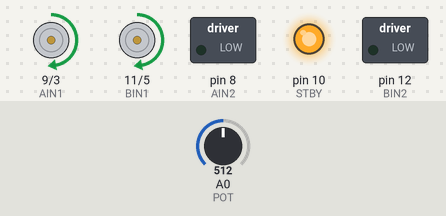
A sketch run on a simulated Arduino Uno, built with avr-gcc and run on an emulated ATmega328P. Shown: direction and speed pins drawn as motors (green arrow = direction pin HIGH = forward, orange = LOW = backward, longer = more drive, stopped while the standby pin is LOW), switched loads named in the sketch (green lamp = pin HIGH), output pins drawn as LEDs (lit = HIGH). The inputs (shaded band) are chosen by the test bench; at power-on: A0 (POT) = 512.

Above: at 1.2 s.
1.3 s: A0 (POT) set to 716
At 1.6 s:
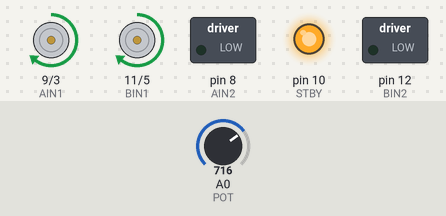
2.8 s: A0 (POT) set to 900
At 4.0 s:
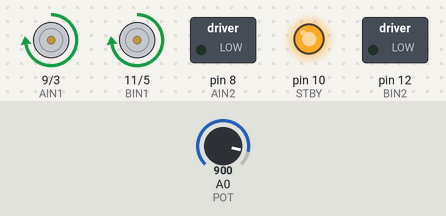
4.3 s: A0 (POT) set to 122
At 5.5 s:
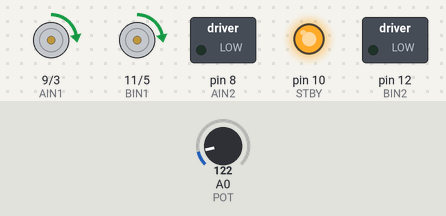
5.8 s: A0 (POT) set to 0
At 6.9 s:
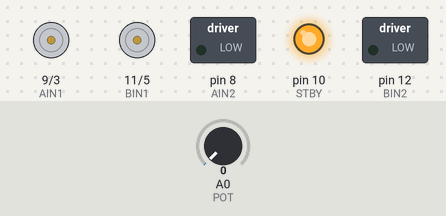
7.3 s: A0 (POT) set to 511
At 8.3 s:
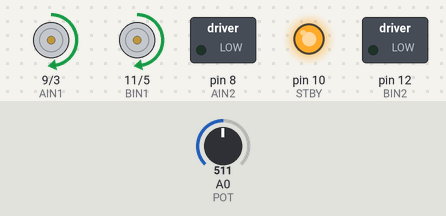
Timing chart, 0 to 9.8 s (numbered marks = the images above; inputs shaded):
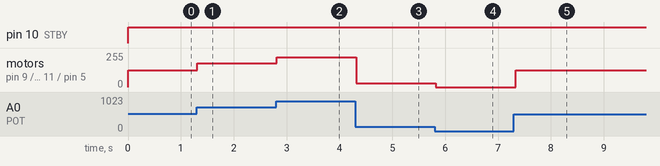

The sketch:

pottery_machine_ver1.ino
```cpp
//AUTHOR: GUILLERMO PEREZ GUILLEN

#define POT A0  // Pot 10k
int raw_pot; // Store value of the pot
int duty;   // duty cycle - PWM

int STBY = 10;        // standby pin
// motor A
int PWMA = 3;        // velocity
int AIN1 = 9;
int AIN2 = 8;
// motor B
int PWMB = 5;        // velocity
int BIN1 = 11;
int BIN2 = 12;

void setup(){
  pinMode(STBY, OUTPUT);
  pinMode(PWMA, OUTPUT);
  pinMode(AIN1, OUTPUT);
  pinMode(AIN2, OUTPUT);
  pinMode(PWMB, OUTPUT);
  pinMode(BIN1, OUTPUT);
  pinMode(BIN2, OUTPUT);
}

void loop(){
  raw_pot = analogRead(POT);
  duty = map(raw_pot, 0, 1023, 0, 255); // range vaalue from 0-255

  mover(1, duty, 1);                                // motor 1, velocity, forward
  mover(2, duty, 1);                                // motor 2, velocity, forward
  delay(50);                                        // 50 ms
}
void mover(int motor, int velocidad, int direccion){    //Let's define the move function,                                                                                            a acciona un motor, fijar su velocidad y el                                                                                            sentido de giro. Definimos:    //motor:                                                                                                    llamaremos 1 al motor A, y 2 al motor B
                                                        //velocity: from 0 to 255
                                                        //direction: 0 for clockwise, 1 for counter-clock wise
digitalWrite(STBY, HIGH);          //disable standby to move
 boolean inPin1 = LOW;             // we create the boolean variable (it can only be HIGH/LOW) inpin1
 boolean inPin2 = HIGH;             // and we assign the value LOW. To inPin2 we give the value                                                                HIGH
if(direccion == 1){
inPin1 = HIGH;
inPin2 = LOW;
}
if(motor == 1){
digitalWrite(AIN1, inPin1);
digitalWrite(AIN2, inPin2);
 analogWrite(PWMA, velocidad);
  }else{
    digitalWrite(BIN1, inPin1);
    digitalWrite(BIN2, inPin2);
    analogWrite(PWMB, velocidad);
  }
}
void stop(){                           // standby action
  digitalWrite(STBY, LOW);
}
```

Measured:
- after the input at 1.3 s, motor on pin 9 (AIN1) / pin 3 (PWMA), motor on pin 11 (BIN1) / pin 5 (PWMB): forward 127/255 → forward 178/255 at once
- after the input at 2.8 s, motor on pin 9 (AIN1) / pin 3 (PWMA), motor on pin 11 (BIN1) / pin 5 (PWMB): forward 178/255 → forward 224/255 at once
- after the input at 4.3 s, motor on pin 9 (AIN1) / pin 3 (PWMA), motor on pin 11 (BIN1) / pin 5 (PWMB): forward 224/255 → forward 30/255 at once
- after the input at 5.8 s, motor on pin 9 (AIN1) / pin 3 (PWMA), motor on pin 11 (BIN1) / pin 5 (PWMB): forward 30/255 → stopped at once
- after the input at 7.3 s, motor on pin 9 (AIN1) / pin 3 (PWMA), motor on pin 11 (BIN1) / pin 5 (PWMB): stopped → forward 127/255 at once
